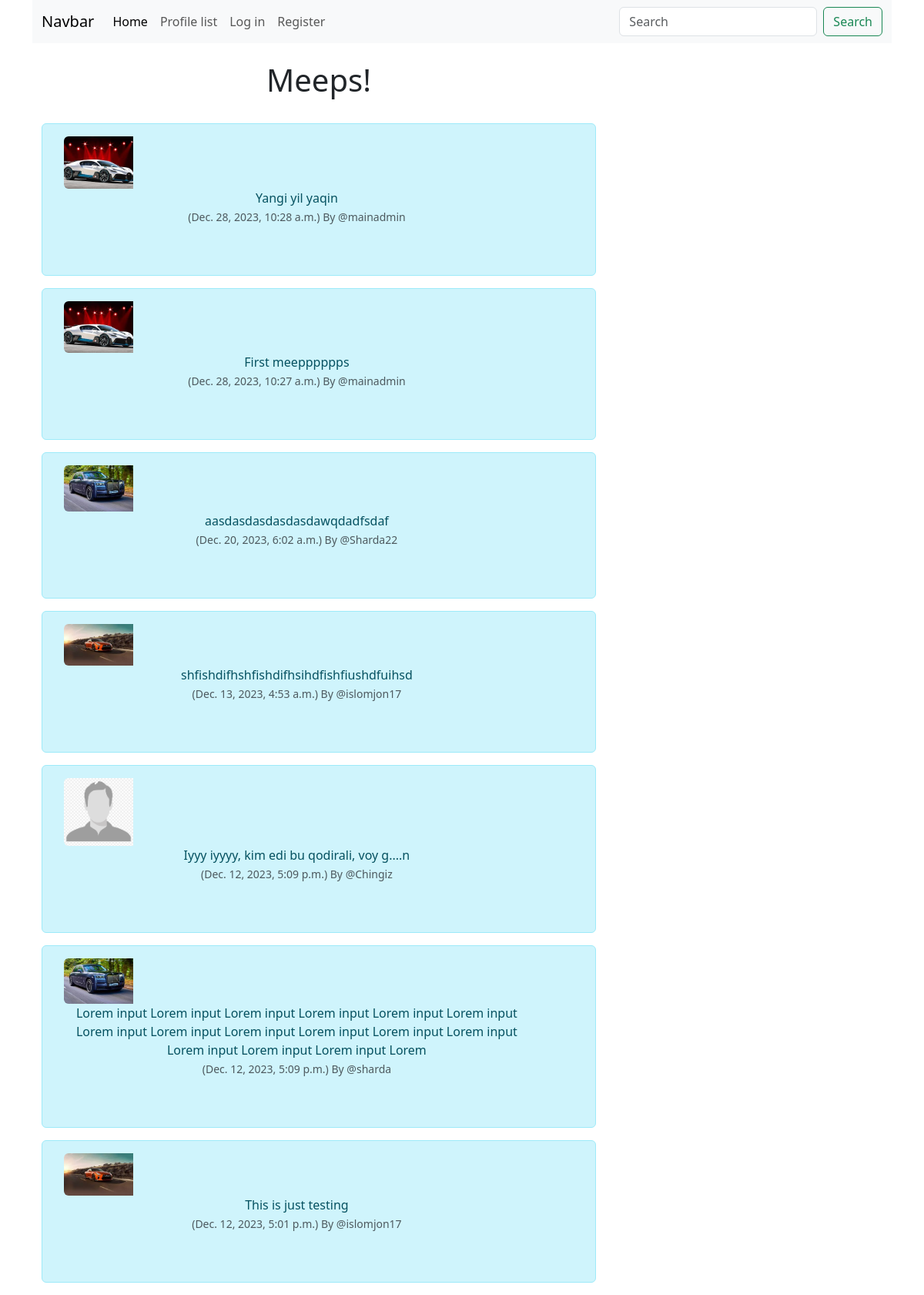
The page / on the database its author committed.
### twitterclone/models.py (models this page shows, shortened)
class Meep(models.Model):
    user = models.ForeignKey(
        User, related_name = "meeps",
        on_delete= models.DO_NOTHING
    )
    body = models.CharField(max_length=200)
    created_at = models.DateTimeField(auto_now_add=True)
    likes = models.ManyToManyField(User, related_name="meep_like", blank=True)

class Profile(models.Model):
    user = models.OneToOneField(User, on_delete=models.CASCADE)
    follows = models.ManyToManyField("self",
                                    related_name="followed_by",
                                    symmetrical=False,
                                    blank=True)
    profile_image = models.ImageField(null=True, blank=True, upload_to="images/")
    created_date = models.DateTimeField(User, auto_now=True)

### twitterclone/views.py (the view)
# urls.py: path('', views.home, name="home"),
def home(request):
    if request.user.is_authenticated:
        form = MeepForm(request.POST or None)
        profiles = Profile.objects.exclude(user=request.user)
        if request.method == "POST":
            if form.is_valid():
                meep = form.save(commit=False)
                meep.user = request.user
                meep.save()
                messages.success(request, ("Yout meep has been posted!"))
                return redirect('home')
        meeps = Meep.objects.all().order_by("-created_at")
        return render(request, 'home.html', {'meeps':meeps, 'form':form})
    else:
        meeps = Meep.objects.all().order_by("-created_at")
        return render(request, 'home.html', {'meeps':meeps})

### twitterclone/templates/home.html (shortened to what this page needs)
{% extends 'base.html' %}
{% load static %}
{% block content %}
<div class="container text-center">
	<div class="row">
		<div class="col-8">
<h1> Meeps! </h1>
<br/>
{% for meeps in meeps %}
<div class="alert alert-info" role="alert">
  <div class="container">
    <div class="row">
        <div class="col-2">
            {% if meeps.user.profile.profile_image %}
              <img src="{{ meeps.user.profile.profile_image.url }}" width="200" height="200" class="img-fluid rounded-start  " alt="{{ profiles.user.username }}">
              {% else %}
              <img src="{% static 'twitterclone/images/profile_image_2.png' %}" width="200" height="200" class="img-fluid rounded-start" alt="Profile picture">
             {% endif %}
        </div>
             <div class="col-11">
            {{ meeps.body }} </br>
            <small class="text-muted">
            ({{ meeps.created_at }}) By
            @{{ meeps.user.username }}
          </small>
          <br/> <br/><br/>
        </div>
      </div>
     </div>
  </div>
{% endfor %}
</div>
<div class="col-4">
  <br/><br/><br/>
</div>
{% endblock  %}

### rows shown on the page
Meep: user.profile.profile_image (picture), body "Yangi yil yaqin", created_at "Dec. 28, 2023, 10:28 a.m.", user.username "mainadmin"
Meep: user.profile.profile_image (picture), body "First meepppppps", created_at "Dec. 28, 2023, 10:27 a.m.", user.username "mainadmin"
Meep: user.profile.profile_image (picture), body "aasdasdasdasdasdawqdadfsdaf", created_at "Dec. 20, 2023, 6:02 a.m.", user.username "Sharda22"
Meep: user.profile.profile_image (picture), body "shfishdifhshfishdifhsihdfishfiushdfuihsd", created_at "Dec. 13, 2023, 4:53 a.m.", user.username "islomjon17"
Meep: body "Iyyy iyyyy, kim edi bu qodirali, voy g....n", created_at "Dec. 12, 2023, 5:09 p.m.", user.username "Chingiz"
Meep: user.profile.profile_image (picture), body "Lorem input Lorem input Lorem input Lorem input Lorem input Lorem input Lorem input Lorem input Lorem input Lorem input Lorem input Lorem input Lorem input Lorem input Lorem input Lorem", created_at "Dec. 12, 2023, 5:09 p.m.", user.username "sharda"
Meep: user.profile.profile_image (picture), body "This is just testing", created_at "Dec. 12, 2023, 5:01 p.m.", user.username "islomjon17"
